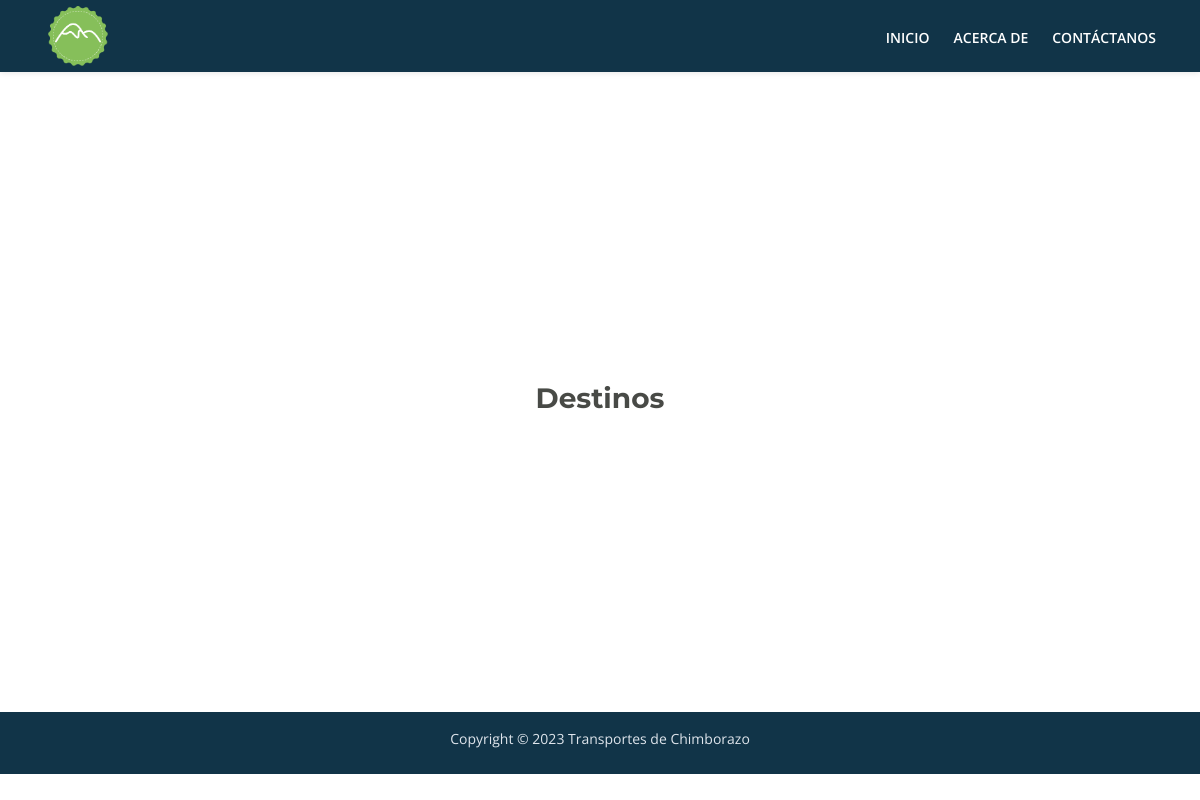
Before: /Proyecto/Vista/viajes_list.php with the older database file.
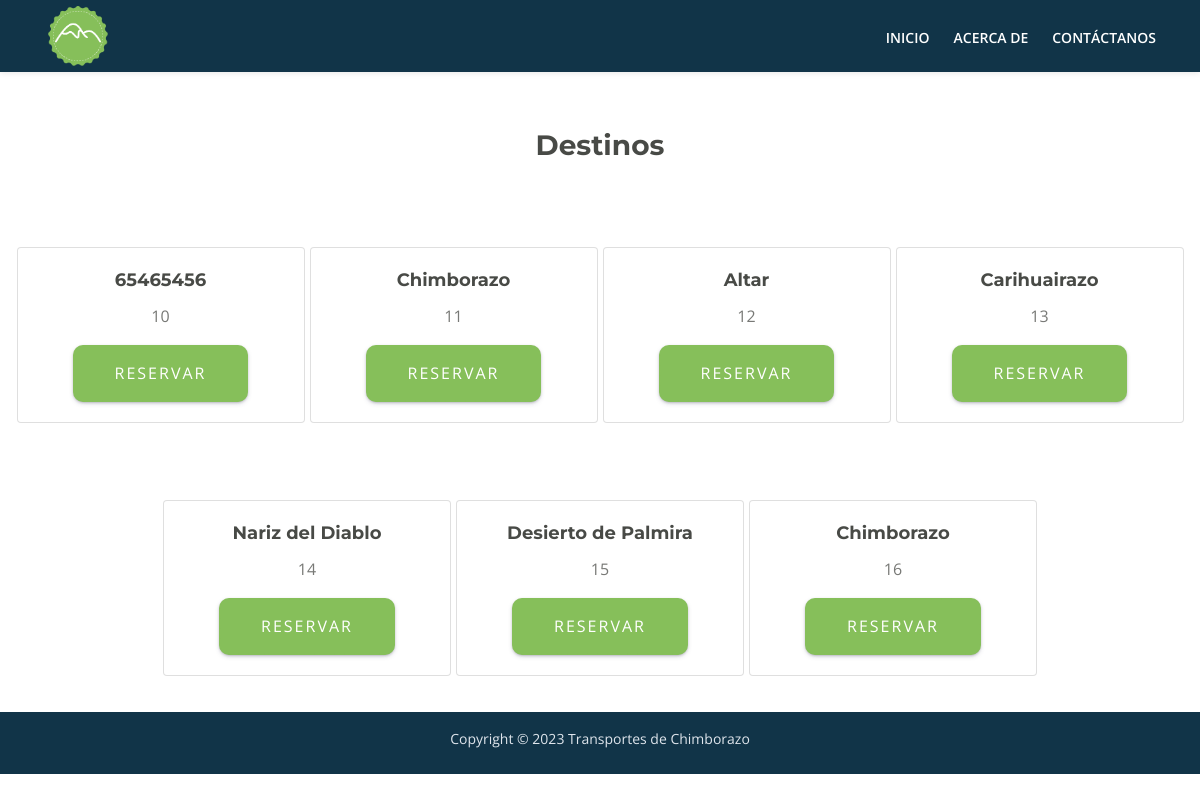
After: the same page with the newer database file.
### tables this page shows
CREATE TABLE Viaje(
    id_viaje INT PRIMARY KEY AUTO_INCREMENT,
    lugar_origen VARCHAR(20),
    lugar_destino VARCHAR(20),
    fecha DATE,
    hora TIME,
    precio FLOAT,
    placa VARCHAR(8),
    FOREIGN KEY (placa) REFERENCES Transporte(placa)
);

### Proyecto/Modelo/mostrar_viajes.php (called while the page is built)
<?php
include('../Config/conexion.php');
$sql = 'SELECT * FROM Viaje';
$res = mysqli_query($conexion, $sql);
?>

### Proyecto/Vista/viajes_list.php (the view, shortened to what this page needs)
<!DOCTYPE html>
<html lang="en">
<head>
    <link href="../../CSS/bootstrap.css" rel="stylesheet">
    <link href="../../CSS/fontawesome-all.css" rel="stylesheet">
    <link href="../../CSS/swiper.css" rel="stylesheet">
    <link href="../../CSS/magnific-popup.css" rel="stylesheet">
    <link href="../../CSS/styles.css" rel="stylesheet">
    <link href="../../CSS/Estilos.css" rel="stylesheet">
</head>
<body>
    <div class="content">
        <div class="title">
            <h2>Destinos</h2>
        </div>
        <?php
        include('../Modelo/mostrar_viajes.php');
        while ($viaj = $res->fetch_assoc()) {
            ?>
            <div class="card" style="width: 18rem;">
                <div class="card-body">
                    <h5 class="card-title">
                        <?php echo $viaj['lugar_destino'] ?>
                    </h5>
                    <p class="card-text">
                        <?php echo $viaj['id_viaje'] ?>
                    </p>
                    <a href="../Vista/viaje.php?id_viaje= <?php echo $viaj['id_viaje'] ?>"><button class="btnAdmin">Reservar</button></a>
                </div>
            </div>
            <?php
        }
        ?>
    </div>
</body>
</html>

### CSS/styles.css (style rules this page uses)
* { margin: 0; text-decoration: none !important; }
body, html { width: 100%; height: 100%; }
body, p { color: #787976; font: 400 1rem/1.5625rem "Open Sans", sans-serif; }
.p-small { font: 400 0.875rem/1.375rem "Open Sans", sans-serif; }
h2 { color: #484a46; font: 700 1.75rem/2.125rem "Montserrat", sans-serif; }
h5 { color: #484a46; font: 700 1.125rem/1.5rem "Montserrat", sans-serif; }
a { color: #787976; text-decoration: underline; }
.copyright { padding-top: 1rem; padding-bottom: 0.5rem; background-color: #113448; text-align: center; }
.copyright p, .copyright a { color: #dfe5ec; text-decoration: none; }
.content { padding-top: 20px; display: flex; flex-wrap: wrap; text-align: center; gap: 5px; text-decoration: none; align-items: center; justify-content: center; color: #fff; height: 80vh; }
.title { width: 100%; }
.card { transition: 0.3s; }
.navbar-customMenu { box-shadow: none; padding: 0.25rem 2rem 2rem 3rem; }
.navbar-customMenu .navbar-nav { margin-top: 0; margin-bottom: 0; }
.navbar-customMenu .nav-item .nav-link { padding: 0.25rem 0.75rem 0.25rem 0.75rem; }
.navbar-customMenu { padding-top: 0.375rem; padding-bottom: 0.375rem; background-color: #113448; box-shadow: 0 0.0625rem 0.375rem 0 rgba(0, 0, 0, 0.1); font: 600 0.875rem/0.875rem "Open Sans", sans-serif; transition: all 0.2s; }
.navbar-customMenu .navbar-nav { margin-top: 0.75rem; margin-bottom: 0.5rem; }
.navbar-customMenu .nav-item .nav-link { padding: 0.625rem 0.75rem 0.625rem 0.75rem; color: #fff; text-decoration: none; transition: all 0.2s ease; }

### CSS/Estilos.css (style rules this page uses)
.btnAdmin { background-color: #86bf5a; padding: 14px 40px; color: #fff; text-transform: uppercase; letter-spacing: 2px; cursor: pointer; border-radius: 10px; border: 2px dashed #86bf5a; box-shadow: rgba(50, 50, 93, 0.25) 0px 2px 5px -1px, rgba(0, 0, 0, 0.3) 0px 1px 3px -1px; transition: 0.4s; }

Changed rows visible on the page:
added viaje: lugar_destino "65465456", id_viaje "10"
added viaje: lugar_destino "Chimborazo", id_viaje "11"
added viaje: lugar_destino "Altar", id_viaje "12"
added viaje: lugar_destino "Carihuairazo", id_viaje "13"
added viaje: lugar_destino "Nariz del Diablo", id_viaje "14"
added viaje: lugar_destino "Desierto de Palmira", id_viaje "15"
added viaje: lugar_destino "Chimborazo", id_viaje "16"
